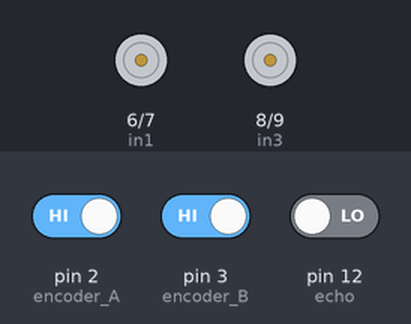
Bench run of a sketch on a simulated Arduino Uno, built with avr-gcc and run on an emulated ATmega328P. On the bench: motor-driver pin pairs drawn as motors (green arrow = first pin HIGH = forward, orange = second pin HIGH = backward, longer = more drive, scaled by the enable pin). Inputs (shaded band) come from the test bench; at power-on: pin 2 (encoder_A) HIGH, pin 3 (encoder_B) HIGH, pin 12 (echo) LOW. What the sketch prints to the serial monitor is not drawn.

Above: at 0.1 s.
At 3.3 s:
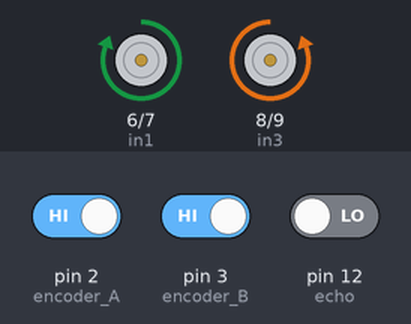
Timing chart, 0 to 4.8 s (numbered marks = the images above):
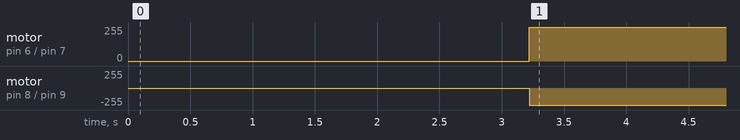

The sketch:

arduino_code.ino
```cpp
////////////////////////////////////////////////////////////////////////////////////////////
// Autonomous Mobile Robot
// Mini Project for Mobile_Robotics
//
// Author : Jogesh S Nanda
//
// Description : Controlles a 2 wheel differential drive robot to find a target space
//      also uses obstracle avoidance to find a collision free path
//
// Co-Author : Sreelekshmi P
////////////////////////////////////////////////////////////////////////////////////////////

////////////////////////////////////////////////////////////////////////////////////////////
// Global Variables Declaration
////////////////////////////////////////////////////////////////////////////////////////////

// declaring the global variable for converting incremental encoder to absolute encoder
volatile long encoder_A_pos = 0;    // incremental encoder value for Left wheel
volatile long encoder_B_pos = 0;    // incremental encoder value for Right wheel

// distance travelled by the motor wheel
  float distance_motor_A = 0;     // distance travelled by left wheel
  float distance_motor_B = 0;     // distance travelled by right wheel

// Bluetooth
char bluetooth ;

// Current Position of Robot
int count_x = 0;
int count_y = 0;

// Flag
// job = 0 ===> not completed
// job = 1 ===> moved forward
// job = 2 ===> taken a turn
int job = 0;

// stage = 1 ===> has to move in Y co-odinate
// stage = 2 ===> has to take left or right 90 degree turn
// stage = 3 ===> has to move in X co-odinate
int stage = 1;

////////////////////////////////////////////////////////////////////////////////////////////
// PORT initilizaton
////////////////////////////////////////////////////////////////////////////////////////////

// Ultrasonic Sensor
int trig = 13;      // Trigger switch to send the echo sound.
int echo = 12;      // For the detection of return echo.

// motor LEFT wheel
int enA = 5;   // pwm pin to control the motor speed
int in1 = 6;    // direction control pin
int in2 = 7;    // direction control pin

// motor RIGHT wheel
int in3 = 8;    // direction control pin
int in4 = 9;    // direction control pin
int enB = 10;    // pwm pin to control the motor speed

// encoder pulse from motor
int encoder_A = 2;    // encoder from left wheel
int encoder_B = 3;    // encoder from right wheel

//////////////////////////////////////////////////////////////////////////////////////////////
// Motor control
/////////////////////////////////////////////////////////////////////////////////////////////

// Motor A //////////////////////
void motor_A(int speed, word direction) {

  if (direction == "forward") {
    // to drive the motor in forward direction
    digitalWrite(in1, HIGH);
    digitalWrite(in2, LOW);

  }
  else if ( direction == "backward") {
    // to drive the motor in reverse direction
    digitalWrite(in1, LOW);
    digitalWrite(in2, HIGH);
  }
  else if (direction == "stop") {
    // to STOP the motor
    digitalWrite(in1, HIGH);
    digitalWrite(in2, HIGH);
  }

  // to drive the motor at speed from value 0 to 255
  analogWrite(enA, speed);

}

// Motor B //////////////////////////
void motor_B(int speed, word direction) {

  if (direction == "forward") {
    // to drive the motor in forward direction
    digitalWrite(in3, HIGH);
    digitalWrite(in4, LOW);
  }
  else if (direction == "backward") {
    // to drive the motor in reverse direction
    digitalWrite(in3, LOW);
    digitalWrite(in4, HIGH);
  }
  else if (direction == "stop") {
    // to STOP the motor
    digitalWrite(in3, HIGH);
    digitalWrite(in4, HIGH);
  }

  // to drive the motor at speed from value 0 to 255
  analogWrite(enB, speed);

}

/////////////////////////////////////////////////////////////////////////////////////////////
// encoder
////////////////////////////////////////////////////////////////////////////////////////////

// motor_A_encoder ---> from the interupt function increment Variable " encoder_A_pos " each time it's called
// motor_B_encoder ---> from the interupt function increment Variable " encoder_B_pos " each time it's called

// distance_motor_A ---> Global Variable which gives the distance travelled by the Left Wheel
// distance_motor_B ---> Global Variable which gives the distance travelled by the Right Wheel

// distance_reset ---> reset the encoder counter

// robot_distance ---> gives the distance travelled by the robot during forward or reverse direction

// Motor A encoder reading ///////////////////////////////
// works by interrupt funtion.
void motor_A_encoder() {

  // encoder reading
  encoder_A_pos = encoder_A_pos + 1;

  // Calculate the distance travelled by both the motors.   --> unit : cm
  // radius of wheel ===> 2.5 cm
  // number of teeth ===> 32 nos
  // distancce for 1 wheel rotation = 2 x pi x radius of wheel ---> in in this case is 16
  // distance trvelled by wheel = distance travelled by 1 wheel rotation x total number of rotation
  // total number of rotation = encoder_pos / number of teeth (here 32)
  // distance_of_motor = (encoder_pos / number of teeth ) x 2.pi x radius of wheel
  distance_motor_A = encoder_A_pos / 2 ;

}

// Motor B encoder reading  //////////////////////////////
// works by interrupt function.
void motor_B_encoder() {
  encoder_B_pos = encoder_B_pos + 1;

  // Calculate the distance travelled by both the motors.   --> unit : cm
  // radius of wheel ===> 2.5 cm
  // number of teeth ===> 32 nos
  // distancce for 1 wheel rotation = 2 x pi x radius of wheel ---> in in this case is 16
  // distance trvelled by wheel = distance travelled by 1 wheel rotation x total number of rotation
  // total number of rotation = encoder_pos / number of teeth (here 32)
  // distance_of_motor = (encoder_pos / number of teeth ) x 2.pi x radius of wheel
  distance_motor_B = encoder_B_pos / 2 ;
}

// encoder to distance conversion
void distance_reset(){
  // reset the distance travelled by both the motors for new function.
  encoder_A_pos = 0;
  encoder_B_pos = 0;

  delay(2000);

}

// Function gives the distance travelled by the robot
// note : it give false reading when taking a turn
int robot_distance() {

  // Variable declaration
  int distance ;

  // Distance the robot move is calculated by averging.
  distance = ( distance_motor_A + distance_motor_B )/2 ;

  return (distance);
}

/////////////////////////////////////////////////////////////////////////////////////////////
// Ultrasonic Sensor
/////////////////////////////////////////////////////////////////////////////////////////////

// gives the distance from Obstracle in (cm)
float ultrasonic_sensor() {

  // declaration of local Variables
  unsigned long duration;    // time taken by the echo pulse
  float distance = 0;           // distance from Obstracle/ Output

  // Creating a Pulse for TRIG. ( min duration needed is 10 us).
  digitalWrite(trig, LOW);
  delay (10);
  digitalWrite(trig, HIGH);
  delay(10);
  digitalWrite(trig,LOW);

  duration = pulseIn(echo, HIGH);

  // Calculating Distance from Time
  distance = 0.034 * duration/2;

  return(distance);

}

/////////////////////////////////////////////////////////////////////////////////////////////
// Robot Dynamics
/////////////////////////////////////////////////////////////////////////////////////////////

// robot_move ---> move the robot at distance X [in cm]
// robot_turn_left ---> turn the robot at angle (anti-clockwise)
// robot_turn_right ---> turn the robot at an anlge (clock-wise)
// robot_stop ---> emergency STOP

// Function : Robot_move
// input ==> distance to move (in cm) at particular speed (0 to 255)
void robot_move(int target) {
  float travelled, collision_distance;

  // averaging the distance or Filtering
  travelled = (distance_motor_A + distance_motor_B) /2 ;

  // measuring collision distance from ultrasonic sensor.
  collision_distance = ultrasonic_sensor();

  // Condition for moving the robot forward.
  if ( travelled < target) {

    // emergency stop if obstacle is found.
    if (collision_distance <20) {
      robot_stop();     // min. obstacle avoidance distance ---> 20 cm
    }

    // robot move forward if no obstacle is found.
    else {
      motor_A(100, "forward");   // earlier - 100
      motor_B(78, "forward");   // earlier - 76
    }
  }

  else {
    motor_A(255, "stop");
    motor_B(255, "stop");

    // setting the Flag as done
    job = 1;
    delay(100);
  }

}

// Function : robot_turn_left
// input ===> angle to move (in degree)
void robot_turn_left(int angle) {

  float distance, target;

  // distance to turn is radius x Angle (in radian)
  // length/radius ===> 18.5 cm
  // angle(radian) ===> (angle/180 ) x 3.14
  // distance ===> angle(radian) x radius = angle x 0.314 = angle / 3

  // Calculating distance to rotate the wheel
  target = angle/9 - 0;

  distance = (distance_motor_A + distance_motor_B)/2;

  // Left wheel Rotation
  if (distance < target) {
    motor_A(255, "backward");    // 64
  }
  else {
    motor_A(255,"stop");

    // setting the Flag as done.
    job = 2;
  }

  // Right Wheel Rotation
  if (distance < target) {
    motor_B(255, "forward");     // 50
  }
  else {
    motor_B(255,"stop");

    // setting the Flag as done.
    job = 2;
  }

}

void robot_turn_right(int angle) {

  float distance, target;

  // distance to turn is radius x Angle (in radian)
  // length/radius ===> 18.5 cm
  // angle(radian) ===> (angle/180 ) x 3.14
  // distance ===> angle(radian) x radius = angle x 0.314 = angle / 3

  // Calculating distance to rotate the wheel
  target = angle/9 - 0;

  distance = (distance_motor_A + distance_motor_B)/2;

  // Left wheel Rotation
  if (distance  < target) {
    motor_A(255, "forward");     // 64
  }
  else {
    motor_A(255,"stop");

    // setting the Flag as done.
    job = 2;
  }

  // Right Wheel Rotation
  if (distance < target) {
    motor_B(255, "backward");      // 50
  }
  else {
    motor_B(255,"stop");

    // setting the Flag as done.
    job = 2;
  }

}

// robot_stop ---> Emergeny Stop
void robot_stop () {

    // Stopping both the motor.
    motor_A(255, "stop");
    motor_B(255, "stop");

}

/////////////////////////////////////////////////////////////////////////////////////////////
// Robot Control Autonomous
/////////////////////////////////////////////////////////////////////////////////////////////

void robot_controller (int x, int y) {

  // Stage : 1
  // Move the robot in Y Co-odinate
  if (stage == 1) {

    if ( count_y <= y ) {
      robot_move(y);
      Serial.println("stage 1");
      count_y = robot_distance();
    }

    // checking if stage 1 is complete
    if (job == 1) {
      distance_reset();
      Serial.println("moving to stage 2");
      stage = 2;
      delay(100);
    }
  }


  // stage : 2
  // turn the robot towards appropriate Direction.
  if (stage == 2) {

    // Turnt the robot towards +ve X Co-odinate
    if (x > 0) {
      Serial.println("Turn right");
      robot_turn_right(90);

    }
    // Turn the robot towards -ve X Co-odinate
    else if (x < 0) {
      Serial.println("Turn left");
      robot_turn_left(90);
    }

    if (job == 2) {
      distance_reset();
      stage = 3;
      Serial.println("moving to stage 3");
      //x = x * -1;
      delay(100);
    }
  }


  // Stage : 3
  // Move the robot in X Co-odinate.
  if (stage == 3) {
    //if (count_x <x) {

      // Move robot forward
      robot_move(abs(x));
      Serial.println("stage 3");
      count_x = robot_distance();

  }

}

/////////////////////////////////////////////////////////////////////////////////////////////
// Bluetooth Controller
/////////////////////////////////////////////////////////////////////////////////////////////

void bluetooth_controller() {


}

/////////////////////////////////////////////////////////////////////////////////////////////
// Setup
/////////////////////////////////////////////////////////////////////////////////////////////

void setup() {
  // put your setup code here, to run once:

  // setting the control signals of Motor A OUTPUT
  pinMode(enA, OUTPUT);
  pinMode(in1, OUTPUT);
  pinMode(in2, OUTPUT);

  // setting the control signals of Motor B as OUTPUT
  pinMode(enB, OUTPUT);
  pinMode(in3, OUTPUT);
  pinMode(in4, OUTPUT);

  // setting the encoder pins an INPUT
  pinMode(encoder_A, INPUT);
  pinMode(encoder_B, INPUT);

  // setting Ultrasonic Sensor
  pinMode(trig, OUTPUT);
  pinMode(echo, INPUT);

  // Start the baud rate of serial plotting in arduino
  Serial.begin(9600);

  // attaching the intrupt function for reading encoder values.
  // interupt 0 == pin 2 ---> set for rising edge detection ---> Motor A
  // interupt 1 == pin 3 ---> set for rising edge detection ---> Motor B
  attachInterrupt(0, motor_A_encoder, RISING);
  attachInterrupt(1, motor_B_encoder, RISING);

}

/////////////////////////////////////////////////////////////////////////////////////////////
// Main Loop
////////////////////////////////////////////////////////////////////////////////////////////

void loop() {

  // Checking the Availabity of Bluetooth Communication
  //if (Serial.available() > 0) {
  //  bluetooth = Serial.read();
  // }

  robot_controller(60,0);

  //Serial.println(encoder_A_pos);
  //Serial.println(encoder_B_pos);

}
```

Measured:
- by itself, motor on pin 6 (in1) / pin 7 (in2): stopped → forward 255/255 at 3.2 s
- by itself, motor on pin 8 (in3) / pin 9 (in4): stopped → backward 255/255 at 3.2 s
